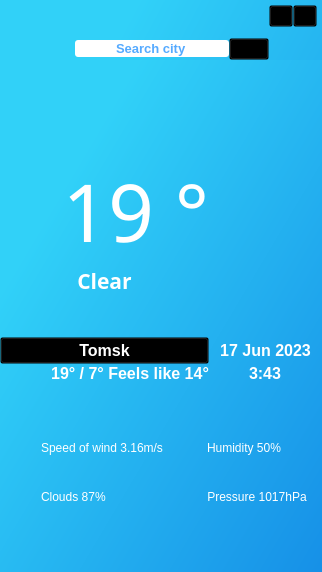
<?xml version="1.0" encoding="UTF-8"?>
<ui version="4.0">
 <class>MainWindow</class>
 <widget class="QMainWindow" name="MainWindow">
  <property name="geometry">
   <rect>
    <x>0</x>
    <y>0</y>
    <width>322</width>
    <height>572</height>
   </rect>
  </property>
  <property name="windowTitle">
   <string>MainWindow</string>
  </property>
  <property name="styleSheet">
   <string notr="true">QLineEdit{
	
	background-color: rgb(255, 85, 127);

    border:none;
	border-radius: 3px;
}
</string>
  </property>
  <widget class="QWidget" name="centralwidget">
   <property name="styleSheet">
    <string notr="true">background-color: qlineargradient(spread:pad, x1:0.199, y1:0.244318, x2:1, y2:1, stop:0 rgba(49,209,248), stop:1 rgba(22,144,231));

color: rgb(255, 255, 255);
</string>
   </property>
   <layout class="QGridLayout" name="gridLayout">
    <property name="leftMargin">
     <number>0</number>
    </property>
    <property name="topMargin">
     <number>0</number>
    </property>
    <property name="rightMargin">
     <number>0</number>
    </property>
    <property name="bottomMargin">
     <number>0</number>
    </property>
    <property name="spacing">
     <number>0</number>
    </property>
    <item row="1" column="0">
     <widget class="QStackedWidget" name="stackedWidget">
      <property name="currentIndex">
       <number>1</number>
      </property>
      <widget class="QWidget" name="widget_4"/>
      <widget class="QWidget" name="page_2">
       <layout class="QGridLayout" name="gridLayout_4">
        <property name="leftMargin">
         <number>0</number>
        </property>
        <property name="topMargin">
         <number>0</number>
        </property>
        <property name="rightMargin">
         <number>0</number>
        </property>
        <property name="bottomMargin">
         <number>0</number>
        </property>
        <property name="spacing">
         <number>0</number>
        </property>
        <item row="0" column="0">
         <widget class="QWidget" name="widget_2" native="true">
          <property name="minimumSize">
           <size>
            <width>0</width>
            <height>350</height>
           </size>
          </property>
          <property name="maximumSize">
           <size>
            <width>16777215</width>
            <height>300</height>
           </size>
          </property>
          <property name="styleSheet">
           <string notr="true">background-color: transparent;</string>
          </property>
          <layout class="QGridLayout" name="gridLayout_3">
           <property name="leftMargin">
            <number>0</number>
           </property>
           <property name="topMargin">
            <number>0</number>
           </property>
           <property name="rightMargin">
            <number>0</number>
           </property>
           <property name="bottomMargin">
            <number>0</number>
           </property>
           <property name="spacing">
            <number>0</number>
           </property>
           <item row="0" column="1" rowspan="3">
            <widget class="QLabel" name="label_3">
             <property name="sizePolicy">
              <sizepolicy hsizetype="Fixed" vsizetype="Fixed">
               <horstretch>0</horstretch>
               <verstretch>0</verstretch>
              </sizepolicy>
             </property>
             <property name="minimumSize">
              <size>
               <width>60</width>
               <height>60</height>
              </size>
             </property>
             <property name="maximumSize">
              <size>
               <width>200</width>
               <height>270</height>
              </size>
             </property>
             <property name="styleSheet">
              <string notr="true">background-color: transparent;</string>
             </property>
             <property name="text">
              <string/>
             </property>
             <property name="pixmap">
              <pixmap resource="../static/resources.qrc">:/image/images/oie_trans (4).gif</pixmap>
             </property>
             <property name="scaledContents">
              <bool>false</bool>
             </property>
             <property name="alignment">
              <set>Qt::AlignCenter</set>
             </property>
             <property name="wordWrap">
              <bool>false</bool>
             </property>
            </widget>
           </item>
           <item row="1" column="0" alignment="Qt::AlignHCenter|Qt::AlignTop">
            <widget class="QLabel" name="currentTempLabel">
             <property name="font">
              <font>
               <family>Impact</family>
               <pointsize>60</pointsize>
              </font>
             </property>
             <property name="layoutDirection">
              <enum>Qt::RightToLeft</enum>
             </property>
             <property name="styleSheet">
              <string notr="true">background-color: transparent;</string>
             </property>
             <property name="text">
              <string>   19 °</string>
             </property>
             <property name="alignment">
              <set>Qt::AlignCenter</set>
             </property>
            </widget>
           </item>
           <item row="2" column="0" alignment="Qt::AlignTop">
            <widget class="QLabel" name="skyLabel">
             <property name="font">
              <font>
               <family>Arial Black</family>
               <pointsize>16</pointsize>
               <weight>75</weight>
               <bold>true</bold>
              </font>
             </property>
             <property name="layoutDirection">
              <enum>Qt::RightToLeft</enum>
             </property>
             <property name="styleSheet">
              <string notr="true">background-color: transparent;</string>
             </property>
             <property name="text">
              <string>Clear</string>
             </property>
             <property name="alignment">
              <set>Qt::AlignCenter</set>
             </property>
            </widget>
           </item>
           <item row="6" column="0" alignment="Qt::AlignRight|Qt::AlignTop">
            <widget class="QLabel" name="tempLabel">
             <property name="font">
              <font>
               <family>Arial</family>
               <pointsize>12</pointsize>
               <weight>75</weight>
               <bold>true</bold>
              </font>
             </property>
             <property name="styleSheet">
              <string notr="true">background-color: transparent;</string>
             </property>
             <property name="text">
              <string>19° / 7° Feels like 14°</string>
             </property>
             <property name="alignment">
              <set>Qt::AlignCenter</set>
             </property>
            </widget>
           </item>
           <item row="3" column="0">
            <widget class="QPushButton" name="cityLabel">
             <property name="font">
              <font>
               <family>Arial</family>
               <pointsize>12</pointsize>
               <weight>75</weight>
               <bold>true</bold>
              </font>
             </property>
             <property name="mouseTracking">
              <bool>false</bool>
             </property>
             <property name="focusPolicy">
              <enum>Qt::TabFocus</enum>
             </property>
             <property name="contextMenuPolicy">
              <enum>Qt::NoContextMenu</enum>
             </property>
             <property name="layoutDirection">
              <enum>Qt::LeftToRight</enum>
             </property>
             <property name="autoFillBackground">
              <bool>false</bool>
             </property>
             <property name="text">
              <string>Tomsk</string>
             </property>
             <property name="icon">
              <iconset resource="../static/resources.qrc">
               <normaloff>:/icons/icons/map-pin (1).svg</normaloff>:/icons/icons/map-pin (1).svg</iconset>
             </property>
             <property name="iconSize">
              <size>
               <width>16</width>
               <height>16</height>
              </size>
             </property>
             <property name="autoRepeat">
              <bool>false</bool>
             </property>
            </widget>
           </item>
           <item row="6" column="1" alignment="Qt::AlignHCenter|Qt::AlignTop">
            <widget class="QLabel" name="tmeLabel">
             <property name="font">
              <font>
               <family>Arial</family>
               <pointsize>12</pointsize>
               <weight>75</weight>
               <bold>true</bold>
              </font>
             </property>
             <property name="text">
              <string>3:43</string>
             </property>
            </widget>
           </item>
           <item row="3" column="1">
            <widget class="QLabel" name="dateLabel">
             <property name="font">
              <font>
               <family>Arial</family>
               <pointsize>12</pointsize>
               <weight>75</weight>
               <bold>true</bold>
              </font>
             </property>
             <property name="text">
              <string>17 Jun 2023</string>
             </property>
             <property name="alignment">
              <set>Qt::AlignCenter</set>
             </property>
            </widget>
           </item>
          </layout>
         </widget>
        </item>
        <item row="1" column="0">
         <widget class="QWidget" name="widget_3" native="true">
          <property name="styleSheet">
           <string notr="true">background-color: transparent;
font: 75 8pt &quot;Arial&quot;;</string>
          </property>
          <layout class="QGridLayout" name="gridLayout_5">
           <property name="leftMargin">
            <number>0</number>
           </property>
           <property name="topMargin">
            <number>0</number>
           </property>
           <property name="rightMargin">
            <number>0</number>
           </property>
           <property name="bottomMargin">
            <number>6</number>
           </property>
           <property name="horizontalSpacing">
            <number>10</number>
           </property>
           <property name="verticalSpacing">
            <number>4</number>
           </property>
           <item row="1" column="2" alignment="Qt::AlignTop">
            <widget class="QLabel" name="cloudsLabel">
             <property name="text">
              <string>Clouds 87%</string>
             </property>
            </widget>
           </item>
           <item row="1" column="5" colspan="2" alignment="Qt::AlignLeft|Qt::AlignTop">
            <widget class="QLabel" name="pressureLabel">
             <property name="text">
              <string>Pressure 1017hPa</string>
             </property>
             <property name="alignment">
              <set>Qt::AlignCenter</set>
             </property>
            </widget>
           </item>
           <item row="0" column="0" alignment="Qt::AlignRight">
            <widget class="QLabel" name="label_13">
             <property name="text">
              <string/>
             </property>
             <property name="pixmap">
              <pixmap resource="../static/resources.qrc">:/icons/icons/140-1405202_windy-weather-icon-wind-weather-symbols-clipart 1.svg</pixmap>
             </property>
             <property name="alignment">
              <set>Qt::AlignCenter</set>
             </property>
            </widget>
           </item>
           <item row="1" column="0" alignment="Qt::AlignRight|Qt::AlignTop">
            <widget class="QLabel" name="label_14">
             <property name="text">
              <string/>
             </property>
             <property name="pixmap">
              <pixmap resource="../static/resources.qrc">:/icons/icons/cloud.svg</pixmap>
             </property>
            </widget>
           </item>
           <item row="1" column="4" alignment="Qt::AlignRight|Qt::AlignTop">
            <widget class="QLabel" name="label_12">
             <property name="layoutDirection">
              <enum>Qt::RightToLeft</enum>
             </property>
             <property name="text">
              <string/>
             </property>
             <property name="pixmap">
              <pixmap resource="../static/resources.qrc">:/icons/icons/Group.svg</pixmap>
             </property>
            </widget>
           </item>
           <item row="0" column="5">
            <widget class="QLabel" name="humidityLabel">
             <property name="text">
              <string>Humidity 50%</string>
             </property>
            </widget>
           </item>
           <item row="0" column="4">
            <widget class="QLabel" name="label_2">
             <property name="maximumSize">
              <size>
               <width>24</width>
               <height>16777215</height>
              </size>
             </property>
             <property name="text">
              <string/>
             </property>
             <property name="pixmap">
              <pixmap resource="../static/resources.qrc">:/icons/icons/droplet.svg</pixmap>
             </property>
             <property name="scaledContents">
              <bool>false</bool>
             </property>
            </widget>
           </item>
           <item row="0" column="2" colspan="2">
            <widget class="QLabel" name="speedLabel">
             <property name="text">
              <string>Speed of wind 3.16m/s</string>
             </property>
            </widget>
           </item>
          </layout>
         </widget>
        </item>
       </layout>
      </widget>
     </widget>
    </item>
    <item row="0" column="0">
     <widget class="QWidget" name="widget" native="true">
      <property name="minimumSize">
       <size>
        <width>40</width>
        <height>60</height>
       </size>
      </property>
      <property name="styleSheet">
       <string notr="true">background-color: transparent;</string>
      </property>
      <layout class="QGridLayout" name="gridLayout_2">
       <property name="leftMargin">
        <number>5</number>
       </property>
       <property name="topMargin">
        <number>5</number>
       </property>
       <property name="rightMargin">
        <number>5</number>
       </property>
       <property name="bottomMargin">
        <number>0</number>
       </property>
       <property name="spacing">
        <number>0</number>
       </property>
       <item row="2" column="0" rowspan="2">
        <spacer name="horizontalSpacer_2">
         <property name="orientation">
          <enum>Qt::Horizontal</enum>
         </property>
         <property name="sizeType">
          <enum>QSizePolicy::Fixed</enum>
         </property>
         <property name="sizeHint" stdset="0">
          <size>
           <width>70</width>
           <height>20</height>
          </size>
         </property>
        </spacer>
       </item>
       <item row="3" column="1" colspan="3">
        <widget class="QLineEdit" name="citySearch">
         <property name="font">
          <font>
           <family>Arial</family>
           <pointsize>10</pointsize>
           <weight>75</weight>
           <bold>true</bold>
          </font>
         </property>
         <property name="styleSheet">
          <string notr="true">color: rgb(85, 170, 255);
background-color: rgb(255, 255, 255);</string>
         </property>
         <property name="inputMask">
          <string/>
         </property>
         <property name="text">
          <string>Search city</string>
         </property>
         <property name="alignment">
          <set>Qt::AlignCenter</set>
         </property>
        </widget>
       </item>
       <item row="3" column="7">
        <widget class="QPushButton" name="searchButton">
         <property name="text">
          <string/>
         </property>
         <property name="icon">
          <iconset resource="../static/resources.qrc">
           <normaloff>:/icons/icons/search.svg</normaloff>:/icons/icons/search.svg</iconset>
         </property>
         <property name="iconSize">
          <size>
           <width>20</width>
           <height>20</height>
          </size>
         </property>
         <property name="autoRepeat">
          <bool>false</bool>
         </property>
         <property name="autoExclusive">
          <bool>false</bool>
         </property>
        </widget>
       </item>
       <item row="0" column="1">
        <spacer name="horizontalSpacer">
         <property name="orientation">
          <enum>Qt::Horizontal</enum>
         </property>
         <property name="sizeType">
          <enum>QSizePolicy::Fixed</enum>
         </property>
         <property name="sizeHint" stdset="0">
          <size>
           <width>80</width>
           <height>20</height>
          </size>
         </property>
        </spacer>
       </item>
       <item row="0" column="8">
        <widget class="QPushButton" name="rollUpButton">
         <property name="maximumSize">
          <size>
           <width>24</width>
           <height>24</height>
          </size>
         </property>
         <property name="layoutDirection">
          <enum>Qt::LeftToRight</enum>
         </property>
         <property name="text">
          <string/>
         </property>
         <property name="icon">
          <iconset resource="../static/resources.qrc">
           <normaloff>:/icons/icons/minus.svg</normaloff>:/icons/icons/minus.svg</iconset>
         </property>
         <property name="iconSize">
          <size>
           <width>24</width>
           <height>24</height>
          </size>
         </property>
        </widget>
       </item>
       <item row="0" column="9">
        <widget class="QPushButton" name="closeButton">
         <property name="maximumSize">
          <size>
           <width>24</width>
           <height>24</height>
          </size>
         </property>
         <property name="layoutDirection">
          <enum>Qt::RightToLeft</enum>
         </property>
         <property name="text">
          <string/>
         </property>
         <property name="icon">
          <iconset resource="../static/resources.qrc">
           <normaloff>:/icons/icons/x.svg</normaloff>:/icons/icons/x.svg</iconset>
         </property>
         <property name="iconSize">
          <size>
           <width>24</width>
           <height>24</height>
          </size>
         </property>
         <property name="autoDefault">
          <bool>false</bool>
         </property>
         <property name="default">
          <bool>false</bool>
         </property>
         <property name="flat">
          <bool>false</bool>
         </property>
        </widget>
       </item>
       <item row="0" column="0">
        <widget class="QLabel" name="label">
         <property name="maximumSize">
          <size>
           <width>90</width>
           <height>45</height>
          </size>
         </property>
         <property name="text">
          <string/>
         </property>
         <property name="pixmap">
          <pixmap resource="../static/resources.qrc">:/image/images/raccoon.png</pixmap>
         </property>
         <property name="scaledContents">
          <bool>false</bool>
         </property>
        </widget>
       </item>
      </layout>
     </widget>
    </item>
   </layout>
  </widget>
 </widget>
 <resources>
  <include location="../static/resources.qrc"/>
 </resources>
 <connections/>
</ui>
